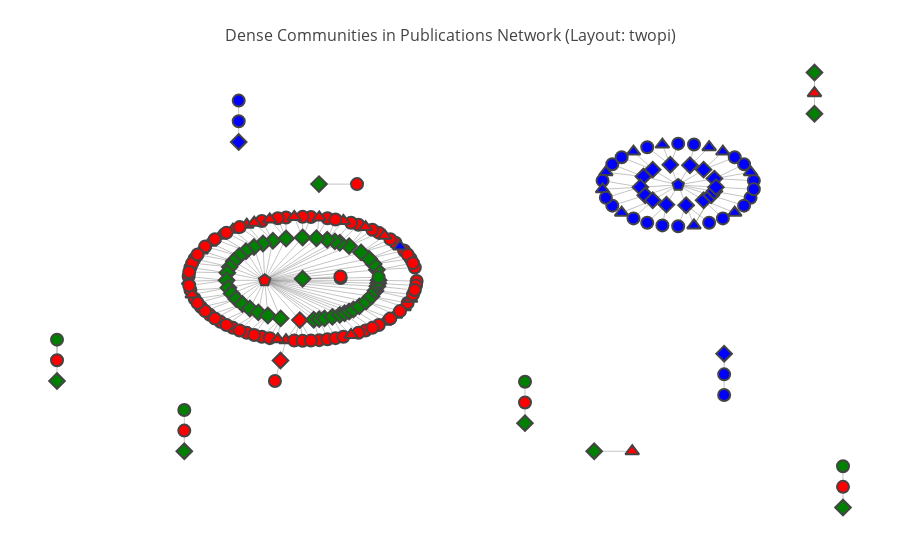

Notebook code for this chart:
### Markdown cell above
### Community #1

### Code cell
# apply flink community detection   
visual.community_detection(community_colors=community_colors,
                           result_path="/community_1")

### Figure 1 — Plotly figure (JSON) as saved in the notebook; plotly's stock layout.template omitted (floating-point values rounded to 4 significant figures; data arrays with more than 128 entries replaced by an {"elided": "..."} marker saying what was removed)
{"data": [{"hoverinfo": "none", "line": {"color": "#888", "width": 0.5}, "mode": "lines", "type": "scatter", "uid": "0b54020a-2a0e-41a9-8688-c9fefa7a90aa", "x": {"elided": "600 float values"}, "y": {"elided": "600 float values"}}, {"hoverinfo": "text", "marker": {"color": {"elided": "206 str values"}, "line": {"width": 2}, "size": 12, "symbol": {"elided": "206 str values"}}, "mode": "markers", "text": {"elided": "206 str values"}, "type": "scatter", "uid": "039c8c5e-bcba-4579-b347-824dd2d7c571", "x": {"elided": "206 float values"}, "y": {"elided": "206 float values"}}], "layout": {"hovermode": "closest", "margin": {"b": 20, "l": 5, "r": 5, "t": 40}, "showlegend": false, "title": {"font": {"size": 16}, "text": "<br>Dense Communities in Publications Network (Layout: twopi)"}, "xaxis": {"showgrid": false, "showticklabels": false, "zeroline": false}, "yaxis": {"showgrid": false, "showticklabels": false, "zeroline": false}}}
